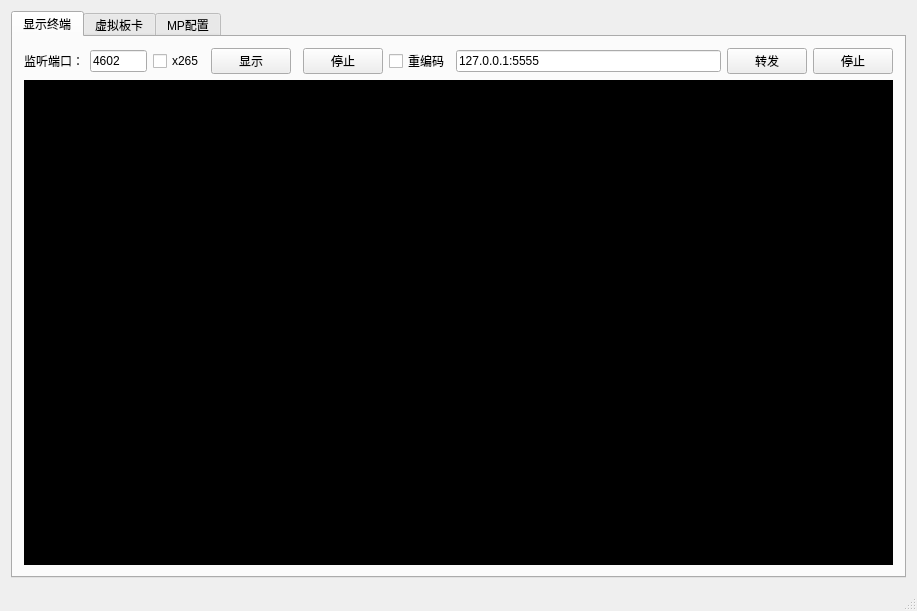
<?xml version="1.0" encoding="UTF-8"?>
<ui version="4.0">
 <class>MainWindow</class>
 <widget class="QMainWindow" name="MainWindow">
  <property name="geometry">
   <rect>
    <x>0</x>
    <y>0</y>
    <width>917</width>
    <height>611</height>
   </rect>
  </property>
  <property name="windowTitle">
   <string>MainWindow</string>
  </property>
  <widget class="QWidget" name="centralWidget">
   <layout class="QVBoxLayout" name="verticalLayout">
    <item>
     <widget class="QTabWidget" name="tabwidget">
      <property name="minimumSize">
       <size>
        <width>444</width>
        <height>0</height>
       </size>
      </property>
      <property name="currentIndex">
       <number>0</number>
      </property>
      <widget class="QWidget" name="tab_display">
       <attribute name="title">
        <string>显示终端</string>
       </attribute>
       <layout class="QGridLayout" name="gridLayout_2">
        <item row="0" column="7">
         <widget class="QLineEdit" name="lineEdit_forward_addrs">
          <property name="text">
           <string>127.0.0.1:5555 </string>
          </property>
         </widget>
        </item>
        <item row="0" column="6">
         <widget class="QCheckBox" name="checkBox_reencode">
          <property name="text">
           <string>重编码</string>
          </property>
         </widget>
        </item>
        <item row="0" column="3">
         <widget class="QPushButton" name="pushButton_begin_display">
          <property name="text">
           <string>显示</string>
          </property>
         </widget>
        </item>
        <item row="0" column="0">
         <widget class="QLabel" name="label_2">
          <property name="text">
           <string>监听端口：</string>
          </property>
         </widget>
        </item>
        <item row="0" column="1">
         <widget class="QLineEdit" name="lineEdit_port">
          <property name="sizePolicy">
           <sizepolicy hsizetype="Fixed" vsizetype="Fixed">
            <horstretch>0</horstretch>
            <verstretch>0</verstretch>
           </sizepolicy>
          </property>
          <property name="maximumSize">
           <size>
            <width>57</width>
            <height>16777215</height>
           </size>
          </property>
          <property name="text">
           <string>4602</string>
          </property>
          <property name="cursorPosition">
           <number>4</number>
          </property>
          <property name="placeholderText">
           <string>4602</string>
          </property>
         </widget>
        </item>
        <item row="0" column="8">
         <widget class="QPushButton" name="pushButton_forward_start">
          <property name="text">
           <string>转发</string>
          </property>
         </widget>
        </item>
        <item row="2" column="0" colspan="10">
         <widget class="QFrame" name="frame">
          <property name="minimumSize">
           <size>
            <width>561</width>
            <height>391</height>
           </size>
          </property>
          <property name="styleSheet">
           <string notr="true">background-color: rgb(0, 0, 0);</string>
          </property>
          <property name="frameShape">
           <enum>QFrame::StyledPanel</enum>
          </property>
          <property name="frameShadow">
           <enum>QFrame::Raised</enum>
          </property>
         </widget>
        </item>
        <item row="0" column="5">
         <widget class="QPushButton" name="pushButton_stop_display">
          <property name="text">
           <string>停止</string>
          </property>
         </widget>
        </item>
        <item row="0" column="9">
         <widget class="QPushButton" name="pushButton_forward_stop">
          <property name="text">
           <string>停止</string>
          </property>
         </widget>
        </item>
        <item row="0" column="2">
         <widget class="QCheckBox" name="checkBox_x265">
          <property name="text">
           <string>x265</string>
          </property>
         </widget>
        </item>
       </layout>
      </widget>
      <widget class="QWidget" name="tab_client">
       <attribute name="title">
        <string>虚拟板卡</string>
       </attribute>
       <layout class="QGridLayout" name="gridLayout">
        <item row="0" column="0">
         <widget class="QRadioButton" name="radioButton_capture_screen">
          <property name="text">
           <string>抓取屏幕</string>
          </property>
          <attribute name="buttonGroup">
           <string notr="true">buttonGroup</string>
          </attribute>
         </widget>
        </item>
        <item row="0" column="1">
         <widget class="QRadioButton" name="radioButton_capture_camera">
          <property name="text">
           <string>抓取摄像头</string>
          </property>
          <property name="checked">
           <bool>true</bool>
          </property>
          <attribute name="buttonGroup">
           <string notr="true">buttonGroup</string>
          </attribute>
         </widget>
        </item>
        <item row="0" column="2">
         <widget class="QRadioButton" name="radioButton_capture_file">
          <property name="text">
           <string>发送文件</string>
          </property>
          <attribute name="buttonGroup">
           <string notr="true">buttonGroup</string>
          </attribute>
         </widget>
        </item>
        <item row="0" column="3">
         <widget class="QCheckBox" name="checkBox_reencode_2">
          <property name="text">
           <string>开启重编码</string>
          </property>
         </widget>
        </item>
        <item row="0" column="4">
         <widget class="QLineEdit" name="lineEdit_file">
          <property name="minimumSize">
           <size>
            <width>200</width>
            <height>0</height>
           </size>
          </property>
          <property name="maximumSize">
           <size>
            <width>200</width>
            <height>16777215</height>
           </size>
          </property>
          <property name="text">
           <string>./video_test.nalu</string>
          </property>
          <property name="placeholderText">
           <string/>
          </property>
         </widget>
        </item>
        <item row="1" column="0">
         <widget class="QLabel" name="label_5">
          <property name="text">
           <string>发送地址：</string>
          </property>
         </widget>
        </item>
        <item row="1" column="1" colspan="4">
         <widget class="QLineEdit" name="lineEdit_send_addrs">
          <property name="minimumSize">
           <size>
            <width>500</width>
            <height>0</height>
           </size>
          </property>
          <property name="text">
           <string>127.0.0.1:4602</string>
          </property>
          <property name="placeholderText">
           <string/>
          </property>
         </widget>
        </item>
        <item row="1" column="5">
         <widget class="QPushButton" name="pushButton_start_send_file">
          <property name="text">
           <string>发送</string>
          </property>
         </widget>
        </item>
        <item row="1" column="6" colspan="2">
         <widget class="QPushButton" name="pushButton_stop_send_file">
          <property name="text">
           <string>停止</string>
          </property>
         </widget>
        </item>
        <item row="2" column="0" colspan="8">
         <widget class="QWidget" name="widget_card" native="true">
          <property name="minimumSize">
           <size>
            <width>0</width>
            <height>400</height>
           </size>
          </property>
          <property name="palette">
           <palette>
            <active>
             <colorrole role="WindowText">
              <brush brushstyle="SolidPattern">
               <color alpha="255">
                <red>255</red>
                <green>255</green>
                <blue>255</blue>
               </color>
              </brush>
             </colorrole>
             <colorrole role="Button">
              <brush brushstyle="SolidPattern">
               <color alpha="255">
                <red>0</red>
                <green>0</green>
                <blue>0</blue>
               </color>
              </brush>
             </colorrole>
             <colorrole role="Light">
              <brush brushstyle="SolidPattern">
               <color alpha="255">
                <red>0</red>
                <green>0</green>
                <blue>0</blue>
               </color>
              </brush>
             </colorrole>
             <colorrole role="Midlight">
              <brush brushstyle="SolidPattern">
               <color alpha="255">
                <red>0</red>
                <green>0</green>
                <blue>0</blue>
               </color>
              </brush>
             </colorrole>
             <colorrole role="Dark">
              <brush brushstyle="SolidPattern">
               <color alpha="255">
                <red>0</red>
                <green>0</green>
                <blue>0</blue>
               </color>
              </brush>
             </colorrole>
             <colorrole role="Mid">
              <brush brushstyle="SolidPattern">
               <color alpha="255">
                <red>0</red>
                <green>0</green>
                <blue>0</blue>
               </color>
              </brush>
             </colorrole>
             <colorrole role="Text">
              <brush brushstyle="SolidPattern">
               <color alpha="255">
                <red>255</red>
                <green>255</green>
                <blue>255</blue>
               </color>
              </brush>
             </colorrole>
             <colorrole role="BrightText">
              <brush brushstyle="SolidPattern">
               <color alpha="255">
                <red>255</red>
                <green>255</green>
                <blue>255</blue>
               </color>
              </brush>
             </colorrole>
             <colorrole role="ButtonText">
              <brush brushstyle="SolidPattern">
               <color alpha="255">
                <red>255</red>
                <green>255</green>
                <blue>255</blue>
               </color>
              </brush>
             </colorrole>
             <colorrole role="Base">
              <brush brushstyle="SolidPattern">
               <color alpha="255">
                <red>0</red>
                <green>0</green>
                <blue>0</blue>
               </color>
              </brush>
             </colorrole>
             <colorrole role="Window">
              <brush brushstyle="SolidPattern">
               <color alpha="255">
                <red>0</red>
                <green>0</green>
                <blue>0</blue>
               </color>
              </brush>
             </colorrole>
             <colorrole role="Shadow">
              <brush brushstyle="SolidPattern">
               <color alpha="255">
                <red>0</red>
                <green>0</green>
                <blue>0</blue>
               </color>
              </brush>
             </colorrole>
             <colorrole role="AlternateBase">
              <brush brushstyle="SolidPattern">
               <color alpha="255">
                <red>0</red>
                <green>0</green>
                <blue>0</blue>
               </color>
              </brush>
             </colorrole>
             <colorrole role="ToolTipBase">
              <brush brushstyle="SolidPattern">
               <color alpha="255">
                <red>255</red>
                <green>255</green>
                <blue>220</blue>
               </color>
              </brush>
             </colorrole>
             <colorrole role="ToolTipText">
              <brush brushstyle="SolidPattern">
               <color alpha="255">
                <red>0</red>
                <green>0</green>
                <blue>0</blue>
               </color>
              </brush>
             </colorrole>
            </active>
            <inactive>
             <colorrole role="WindowText">
              <brush brushstyle="SolidPattern">
               <color alpha="255">
                <red>255</red>
                <green>255</green>
                <blue>255</blue>
               </color>
              </brush>
             </colorrole>
             <colorrole role="Button">
              <brush brushstyle="SolidPattern">
               <color alpha="255">
                <red>0</red>
                <green>0</green>
                <blue>0</blue>
               </color>
              </brush>
             </colorrole>
             <colorrole role="Light">
              <brush brushstyle="SolidPattern">
               <color alpha="255">
                <red>0</red>
                <green>0</green>
                <blue>0</blue>
               </color>
              </brush>
             </colorrole>
             <colorrole role="Midlight">
              <brush brushstyle="SolidPattern">
               <color alpha="255">
                <red>0</red>
                <green>0</green>
                <blue>0</blue>
               </color>
              </brush>
             </colorrole>
             <colorrole role="Dark">
              <brush brushstyle="SolidPattern">
               <color alpha="255">
                <red>0</red>
                <green>0</green>
                <blue>0</blue>
               </color>
              </brush>
             </colorrole>
             <colorrole role="Mid">
              <brush brushstyle="SolidPattern">
               <color alpha="255">
                <red>0</red>
                <green>0</green>
                <blue>0</blue>
               </color>
              </brush>
             </colorrole>
             <colorrole role="Text">
              <brush brushstyle="SolidPattern">
               <color alpha="255">
                <red>255</red>
                <green>255</green>
                <blue>255</blue>
               </color>
              </brush>
             </colorrole>
             <colorrole role="BrightText">
              <brush brushstyle="SolidPattern">
               <color alpha="255">
                <red>255</red>
                <green>255</green>
                <blue>255</blue>
               </color>
              </brush>
             </colorrole>
             <colorrole role="ButtonText">
              <brush brushstyle="SolidPattern">
               <color alpha="255">
                <red>255</red>
                <green>255</green>
                <blue>255</blue>
               </color>
              </brush>
             </colorrole>
             <colorrole role="Base">
              <brush brushstyle="SolidPattern">
               <color alpha="255">
                <red>0</red>
                <green>0</green>
                <blue>0</blue>
               </color>
              </brush>
             </colorrole>
             <colorrole role="Window">
              <brush brushstyle="SolidPattern">
               <color alpha="255">
                <red>0</red>
                <green>0</green>
                <blue>0</blue>
               </color>
              </brush>
             </colorrole>
             <colorrole role="Shadow">
              <brush brushstyle="SolidPattern">
               <color alpha="255">
                <red>0</red>
                <green>0</green>
                <blue>0</blue>
               </color>
              </brush>
             </colorrole>
             <colorrole role="AlternateBase">
              <brush brushstyle="SolidPattern">
               <color alpha="255">
                <red>0</red>
                <green>0</green>
                <blue>0</blue>
               </color>
              </brush>
             </colorrole>
             <colorrole role="ToolTipBase">
              <brush brushstyle="SolidPattern">
               <color alpha="255">
                <red>255</red>
                <green>255</green>
                <blue>220</blue>
               </color>
              </brush>
             </colorrole>
             <colorrole role="ToolTipText">
              <brush brushstyle="SolidPattern">
               <color alpha="255">
                <red>0</red>
                <green>0</green>
                <blue>0</blue>
               </color>
              </brush>
             </colorrole>
            </inactive>
            <disabled>
             <colorrole role="WindowText">
              <brush brushstyle="SolidPattern">
               <color alpha="255">
                <red>0</red>
                <green>0</green>
                <blue>0</blue>
               </color>
              </brush>
             </colorrole>
             <colorrole role="Button">
              <brush brushstyle="SolidPattern">
               <color alpha="255">
                <red>0</red>
                <green>0</green>
                <blue>0</blue>
               </color>
              </brush>
             </colorrole>
             <colorrole role="Light">
              <brush brushstyle="SolidPattern">
               <color alpha="255">
                <red>0</red>
                <green>0</green>
                <blue>0</blue>
               </color>
              </brush>
             </colorrole>
             <colorrole role="Midlight">
              <brush brushstyle="SolidPattern">
               <color alpha="255">
                <red>0</red>
                <green>0</green>
                <blue>0</blue>
               </color>
              </brush>
             </colorrole>
             <colorrole role="Dark">
              <brush brushstyle="SolidPattern">
               <color alpha="255">
                <red>0</red>
                <green>0</green>
                <blue>0</blue>
               </color>
              </brush>
             </colorrole>
             <colorrole role="Mid">
              <brush brushstyle="SolidPattern">
               <color alpha="255">
                <red>0</red>
                <green>0</green>
                <blue>0</blue>
               </color>
              </brush>
             </colorrole>
             <colorrole role="Text">
              <brush brushstyle="SolidPattern">
               <color alpha="255">
                <red>0</red>
                <green>0</green>
                <blue>0</blue>
               </color>
              </brush>
             </colorrole>
             <colorrole role="BrightText">
              <brush brushstyle="SolidPattern">
               <color alpha="255">
                <red>255</red>
                <green>255</green>
                <blue>255</blue>
               </color>
              </brush>
             </colorrole>
             <colorrole role="ButtonText">
              <brush brushstyle="SolidPattern">
               <color alpha="255">
                <red>0</red>
                <green>0</green>
                <blue>0</blue>
               </color>
              </brush>
             </colorrole>
             <colorrole role="Base">
              <brush brushstyle="SolidPattern">
               <color alpha="255">
                <red>0</red>
                <green>0</green>
                <blue>0</blue>
               </color>
              </brush>
             </colorrole>
             <colorrole role="Window">
              <brush brushstyle="SolidPattern">
               <color alpha="255">
                <red>0</red>
                <green>0</green>
                <blue>0</blue>
               </color>
              </brush>
             </colorrole>
             <colorrole role="Shadow">
              <brush brushstyle="SolidPattern">
               <color alpha="255">
                <red>0</red>
                <green>0</green>
                <blue>0</blue>
               </color>
              </brush>
             </colorrole>
             <colorrole role="AlternateBase">
              <brush brushstyle="SolidPattern">
               <color alpha="255">
                <red>0</red>
                <green>0</green>
                <blue>0</blue>
               </color>
              </brush>
             </colorrole>
             <colorrole role="ToolTipBase">
              <brush brushstyle="SolidPattern">
               <color alpha="255">
                <red>255</red>
                <green>255</green>
                <blue>220</blue>
               </color>
              </brush>
             </colorrole>
             <colorrole role="ToolTipText">
              <brush brushstyle="SolidPattern">
               <color alpha="255">
                <red>0</red>
                <green>0</green>
                <blue>0</blue>
               </color>
              </brush>
             </colorrole>
            </disabled>
           </palette>
          </property>
          <property name="autoFillBackground">
           <bool>false</bool>
          </property>
          <property name="styleSheet">
           <string notr="true">background-color: rgb(0, 0, 0);</string>
          </property>
         </widget>
        </item>
        <item row="0" column="5">
         <widget class="QPushButton" name="pushButton_select_file">
          <property name="text">
           <string>选择...</string>
          </property>
         </widget>
        </item>
        <item row="0" column="6" colspan="2">
         <widget class="QComboBox" name="comboBox_video_type">
          <item>
           <property name="text">
            <string>HCIF</string>
           </property>
          </item>
          <item>
           <property name="text">
            <string>d1</string>
           </property>
          </item>
          <item>
           <property name="text">
            <string>720P</string>
           </property>
          </item>
          <item>
           <property name="text">
            <string>1080P</string>
           </property>
          </item>
          <item>
           <property name="text">
            <string>1080PX265</string>
           </property>
          </item>
         </widget>
        </item>
       </layout>
      </widget>
      <widget class="QWidget" name="tab_MP">
       <attribute name="title">
        <string>MP配置</string>
       </attribute>
       <layout class="QGridLayout" name="gridLayout_3">
        <item row="0" column="1">
         <widget class="QGroupBox" name="groupBox_3">
          <property name="title">
           <string>调试</string>
          </property>
          <widget class="QTableView" name="tableView">
           <property name="geometry">
            <rect>
             <x>50</x>
             <y>70</y>
             <width>301</width>
             <height>241</height>
            </rect>
           </property>
          </widget>
          <widget class="QLabel" name="label_3">
           <property name="geometry">
            <rect>
             <x>30</x>
             <y>30</y>
             <width>41</width>
             <height>27</height>
            </rect>
           </property>
           <property name="text">
            <string>命令：</string>
           </property>
          </widget>
          <widget class="QLineEdit" name="lineEdit">
           <property name="geometry">
            <rect>
             <x>90</x>
             <y>30</y>
             <width>146</width>
             <height>27</height>
            </rect>
           </property>
          </widget>
          <widget class="QPushButton" name="pushButton_cmd">
           <property name="geometry">
            <rect>
             <x>270</x>
             <y>30</y>
             <width>85</width>
             <height>27</height>
            </rect>
           </property>
           <property name="text">
            <string>发送</string>
           </property>
          </widget>
          <widget class="QLabel" name="label_11">
           <property name="geometry">
            <rect>
             <x>30</x>
             <y>330</y>
             <width>91</width>
             <height>27</height>
            </rect>
           </property>
           <property name="text">
            <string>当前状态：</string>
           </property>
          </widget>
          <widget class="QListWidget" name="listWidget">
           <property name="geometry">
            <rect>
             <x>130</x>
             <y>330</y>
             <width>161</width>
             <height>31</height>
            </rect>
           </property>
          </widget>
         </widget>
        </item>
        <item row="0" column="0">
         <widget class="QGroupBox" name="groupBox_4">
          <property name="title">
           <string>MP</string>
          </property>
          <widget class="QPushButton" name="pushButton_cmd_mp">
           <property name="geometry">
            <rect>
             <x>260</x>
             <y>10</y>
             <width>85</width>
             <height>27</height>
            </rect>
           </property>
           <property name="text">
            <string>配置</string>
           </property>
          </widget>
          <widget class="QLineEdit" name="lineEdit_mp_ip">
           <property name="geometry">
            <rect>
             <x>50</x>
             <y>10</y>
             <width>131</width>
             <height>27</height>
            </rect>
           </property>
          </widget>
          <widget class="QLabel" name="label_10">
           <property name="geometry">
            <rect>
             <x>10</x>
             <y>10</y>
             <width>41</width>
             <height>27</height>
            </rect>
           </property>
           <property name="text">
            <string>地址：</string>
           </property>
          </widget>
          <widget class="QLabel" name="label_12">
           <property name="geometry">
            <rect>
             <x>10</x>
             <y>80</y>
             <width>91</width>
             <height>27</height>
            </rect>
           </property>
           <property name="text">
            <string>合成信息配置</string>
           </property>
          </widget>
          <widget class="QComboBox" name="comboBox">
           <property name="geometry">
            <rect>
             <x>250</x>
             <y>80</y>
             <width>85</width>
             <height>27</height>
            </rect>
           </property>
           <item>
            <property name="text">
             <string>2</string>
            </property>
           </item>
           <item>
            <property name="text">
             <string>4</string>
            </property>
           </item>
           <item>
            <property name="text">
             <string>6</string>
            </property>
           </item>
           <item>
            <property name="text">
             <string>8</string>
            </property>
           </item>
           <item>
            <property name="text">
             <string>9</string>
            </property>
           </item>
           <item>
            <property name="text">
             <string>16</string>
            </property>
           </item>
          </widget>
          <widget class="QLabel" name="label_16">
           <property name="geometry">
            <rect>
             <x>120</x>
             <y>80</y>
             <width>81</width>
             <height>27</height>
            </rect>
           </property>
           <property name="text">
            <string>   分屏：</string>
           </property>
          </widget>
          <widget class="QFrame" name="frame_dispart">
           <property name="geometry">
            <rect>
             <x>9</x>
             <y>119</y>
             <width>331</width>
             <height>261</height>
            </rect>
           </property>
           <property name="frameShape">
            <enum>QFrame::StyledPanel</enum>
           </property>
           <property name="frameShadow">
            <enum>QFrame::Raised</enum>
           </property>
          </widget>
          <widget class="QListWidget" name="listWidget_sendgroup">
           <property name="geometry">
            <rect>
             <x>90</x>
             <y>420</y>
             <width>161</width>
             <height>71</height>
            </rect>
           </property>
          </widget>
          <widget class="QPushButton" name="pushButton_add">
           <property name="geometry">
            <rect>
             <x>260</x>
             <y>390</y>
             <width>99</width>
             <height>27</height>
            </rect>
           </property>
           <property name="text">
            <string>add</string>
           </property>
          </widget>
          <widget class="QPushButton" name="pushButton_del">
           <property name="geometry">
            <rect>
             <x>260</x>
             <y>420</y>
             <width>99</width>
             <height>27</height>
            </rect>
           </property>
           <property name="text">
            <string>del</string>
           </property>
          </widget>
          <widget class="QLabel" name="label">
           <property name="geometry">
            <rect>
             <x>10</x>
             <y>390</y>
             <width>71</width>
             <height>41</height>
            </rect>
           </property>
           <property name="text">
            <string>接收者:</string>
           </property>
          </widget>
          <widget class="QPushButton" name="pushButton_clear">
           <property name="geometry">
            <rect>
             <x>260</x>
             <y>450</y>
             <width>99</width>
             <height>27</height>
            </rect>
           </property>
           <property name="text">
            <string>clear</string>
           </property>
          </widget>
          <widget class="QLineEdit" name="lineEdit_bitrate">
           <property name="geometry">
            <rect>
             <x>140</x>
             <y>50</y>
             <width>113</width>
             <height>27</height>
            </rect>
           </property>
           <property name="text">
            <string>2048</string>
           </property>
          </widget>
          <widget class="QLabel" name="label_13">
           <property name="geometry">
            <rect>
             <x>10</x>
             <y>50</y>
             <width>111</width>
             <height>27</height>
            </rect>
           </property>
           <property name="text">
            <string>编码带宽（kbps):</string>
           </property>
          </widget>
          <widget class="QPushButton" name="pushButton_cmd_stopmp">
           <property name="geometry">
            <rect>
             <x>260</x>
             <y>50</y>
             <width>85</width>
             <height>27</height>
            </rect>
           </property>
           <property name="text">
            <string>停止</string>
           </property>
          </widget>
         </widget>
        </item>
       </layout>
      </widget>
     </widget>
    </item>
   </layout>
  </widget>
  <widget class="QMenuBar" name="menuBar">
   <property name="geometry">
    <rect>
     <x>0</x>
     <y>0</y>
     <width>917</width>
     <height>21</height>
    </rect>
   </property>
  </widget>
  <widget class="QStatusBar" name="statusBar"/>
 </widget>
 <layoutdefault spacing="6" margin="11"/>
 <resources/>
 <connections/>
 <buttongroups>
  <buttongroup name="buttonGroup"/>
 </buttongroups>
</ui>
